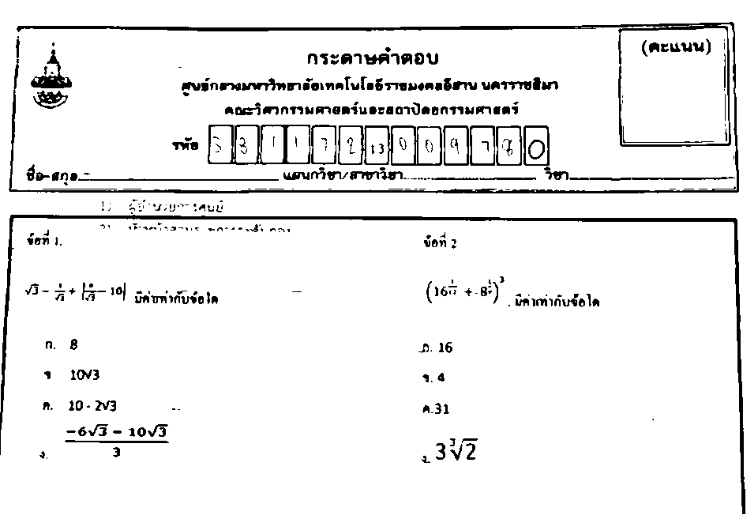
#> input picture cap5.PNG, 755 x 514 px, found by its file name
$ python drawContour.py
#> lines starting #> are read from the running program, lines starting #| are printed output that depends on the picture; after the words box and inside, x2 and y2 are one past the last pixel; in counts of white or black regions, pixels touching at a corner belong together
import cv2
#reading the image
image = cv2.imread("cap5.png")
#> image is the input picture: shape (514, 755, 3); min 0, max 255, mean 238.1
edged = cv2.Canny(image, 10, 250)
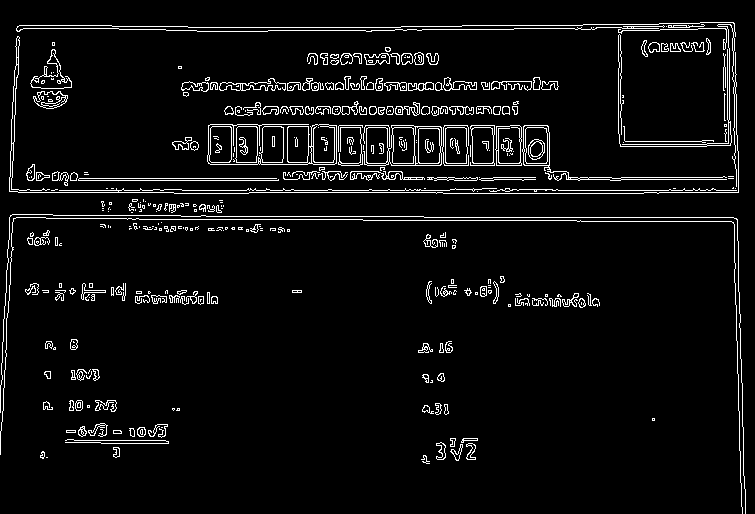
#> edged: shape (514, 755); 5.2% white in thin lines or dots
# cv2.imshow("Edges", edged)
# cv2.waitKey(0)

#applying closing function
kernel = cv2.getStructuringElement(cv2.MORPH_RECT, (7, 7))
closed = cv2.morphologyEx(edged, cv2.MORPH_CLOSE, kernel)
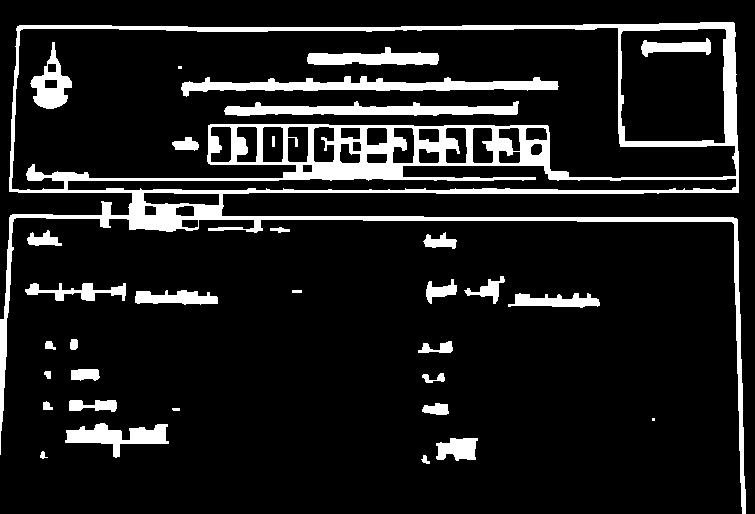
#> closed: shape (514, 755); 11.7% white; 33 white regions (2 under 20 px)
# cv2.imshow("Closed", closed)
# cv2.waitKey(0)

#finding_contours
(cnts, _) = cv2.findContours(closed.copy(), cv2.RETR_EXTERNAL, cv2.CHAIN_APPROX_SIMPLE)
#> cnts = 25 contours, 3 with area under 20; largest, box (x1, y1, x2, y2) and area: (0, 22, 746, 514) 128283, (65, 423, 169, 458) 1445, (135, 290, 218, 305) 754, (508, 293, 600, 308) 740, (436, 438, 478, 461) 658
idx = 0
for c in cnts:
    idx+=1
    peri = cv2.arcLength(c, True)
    approx = cv2.approxPolyDP(c, 0.02 * peri, True)
    cv2.drawContours(image, [approx], -1, (0, 255, 0), 4)
#> this loop made 25 passes
#> peri on passes 1, 2, 3, 4, 6, 7, 8, 9, 10, 11, 12, 13: 28.49, 24.49, 138.3, 310.4, 17.41, 70.14, 31.66, 127.2, 67.8, 24.24, 75.56, 97.8
#> (peri, approx) on passes 5, 17: (8, [[652, 418], [652, 420], [654, 420], [654, 418]]), (22, [[292, 290], [292, 292], [301, 292], [301, 290]])
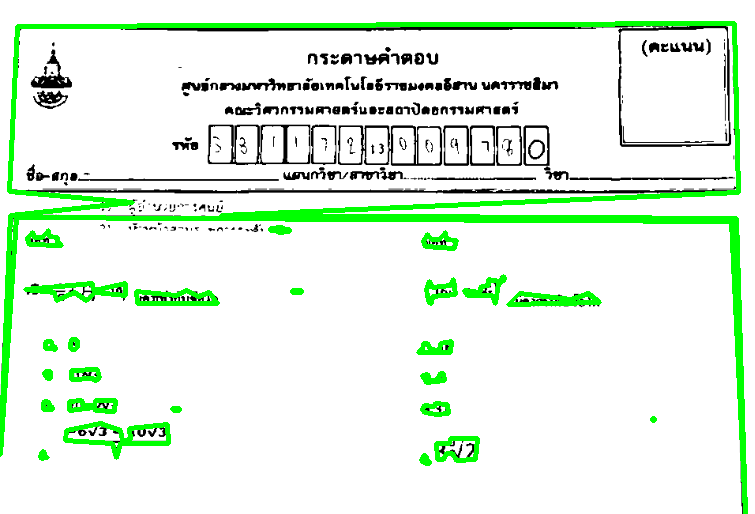
#> image: shape (514, 755, 3); 7.09% of pixels changed, all inside (x1, y1, x2, y2) = (0, 21, 748, 514)
#> after the loop, idx = 25
cv2.imshow("code"+str(idx), image)
cv2.waitKey(0)

$ run again, with cap3.png copied over cap5.PNG
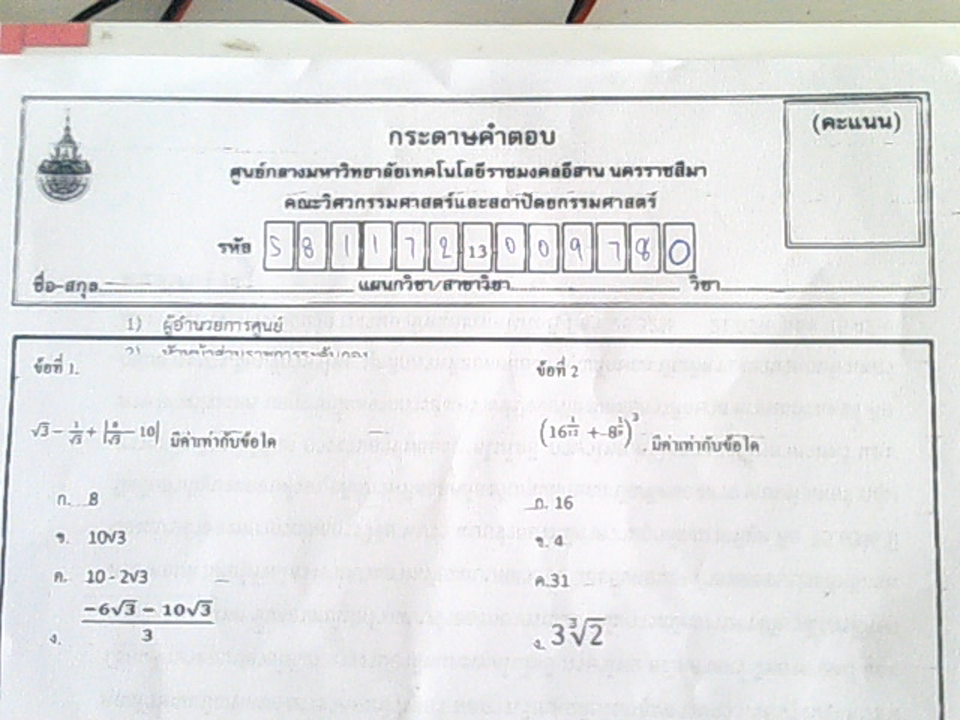
#> input picture cap3.png, 960 x 720 px, found by its file name
#> image is the input picture: shape (720, 960, 3); mean B, G, R 227.8, 227.4, 226.6
#> `edged = cv2.Canny(image, 10, 250)`:
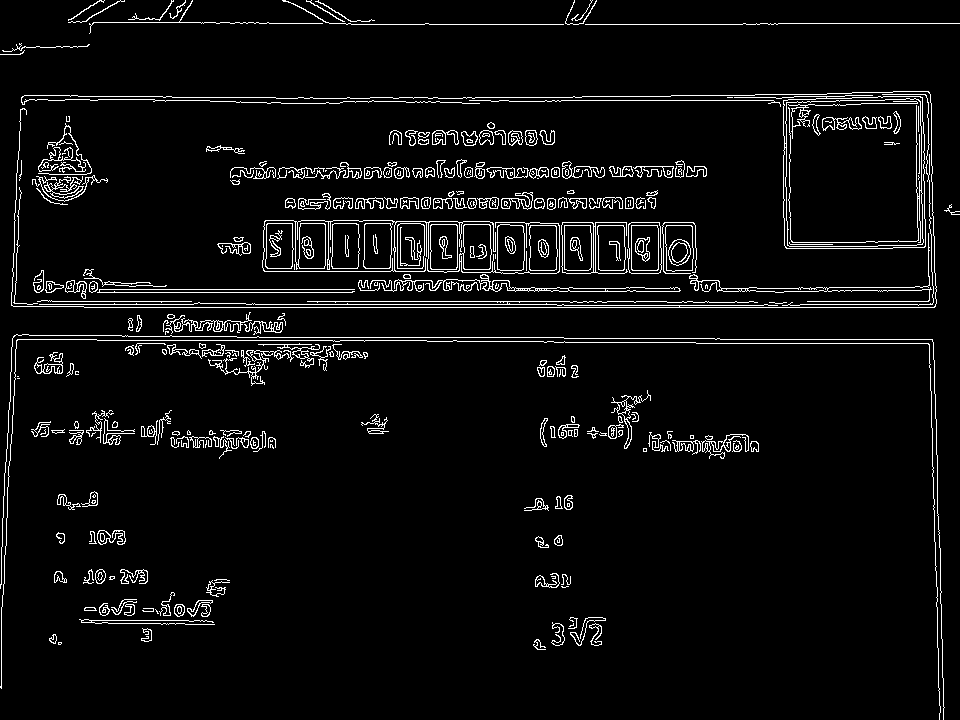
#> edged: shape (720, 960); 4.9% white in thin lines or dots
#> closed: shape (720, 960); 12.2% white; 35 white regions
#> cnts = 24 contours; largest, box (x1, y1, x2, y2) and area: (0, 91, 945, 720) 208185, (79, 579, 230, 642) 2410, (68, 0, 960, 34) 2084, (31, 410, 172, 445) 1618, (643, 431, 759, 459) 1541
#> the loop `for c in cnts:` made 24 passes
#> peri on passes 1 to 8: 38.14, 38.14, 222, 571.3, 93.8, 43.31, 171, 85.46
#> after the loop `for c in cnts:`:
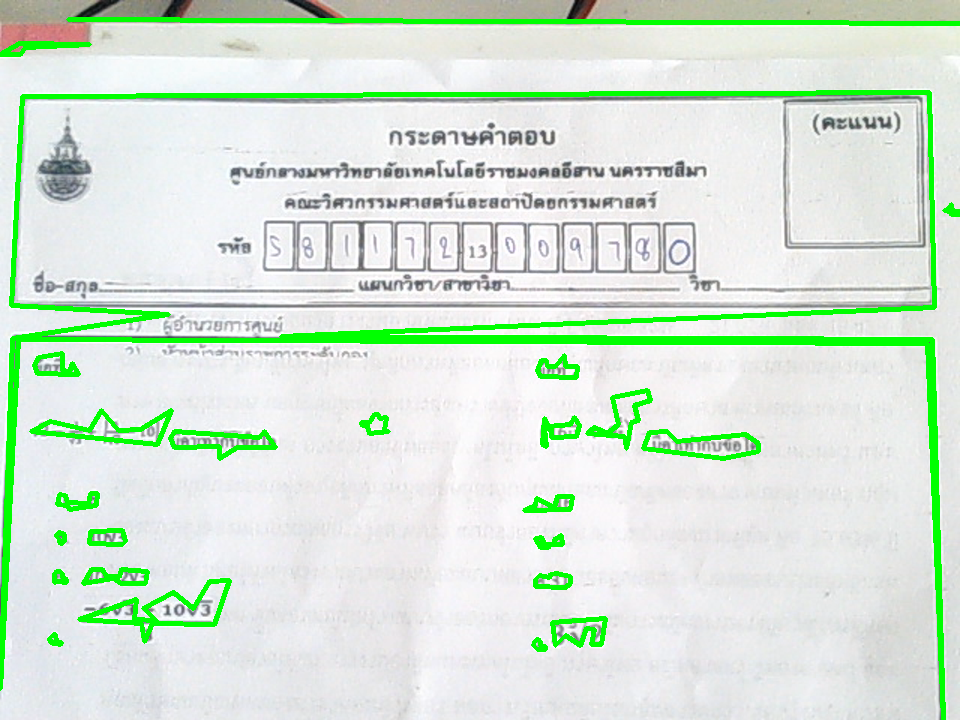
#> image: shape (720, 960, 3); 6.24% of pixels changed, all inside (x1, y1, x2, y2) = (0, 17, 960, 720)
#> after the loop `for c in cnts:`: idx = 24

$ run again, with cap4.png copied over cap5.PNG
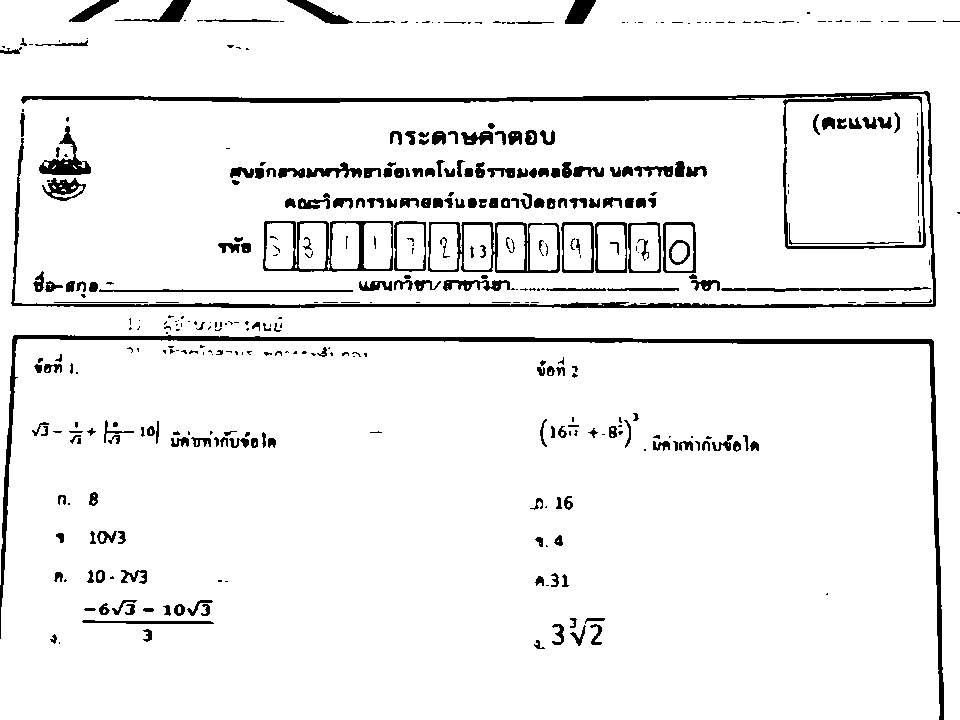
#> input picture cap4.png, 960 x 720 px, found by its file name
#> image is the input picture: shape (720, 960, 3); 93.6% white; 418 black regions (189 under 20 px), largest, box (x1, y1, x2, y2) and area: (11, 91, 936, 308) 9507, (0, 335, 944, 720) 6846, (428, 222, 560, 273) 1480
#> edged: shape (720, 960); 3.6% white in thin lines or dots
#> `closed = cv2.morphologyEx(edged, cv2.MORPH_CLOSE, kernel)`:
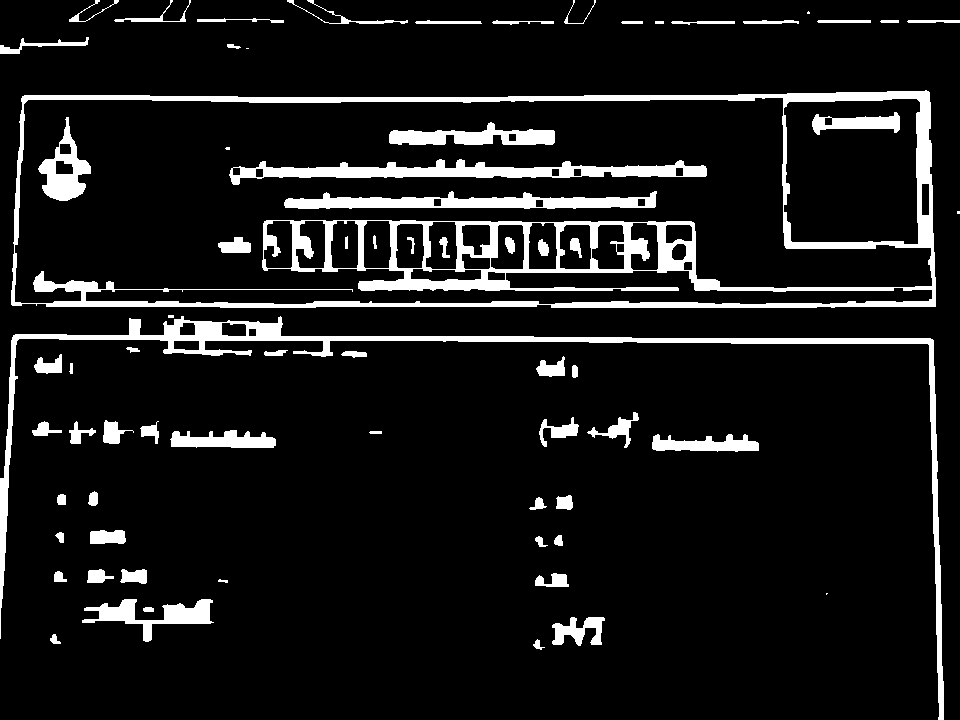
#> closed: shape (720, 960); 9.5% white; 71 white regions (6 under 20 px)
#> cnts = 57 contours, 7 with area under 20; largest, box (x1, y1, x2, y2) and area: (11, 90, 936, 308) 193302, (0, 316, 944, 720) 9615, (82, 599, 214, 642) 1808, (170, 430, 276, 448) 1178, (652, 434, 759, 452) 1094
#> the loop `for c in cnts:` made 57 passes
#> peri on passes 1, 2, 3, 4, 5, 7, 8, 9: 36.14, 33.31, 236.5, 26.24, 428.5, 22.24, 103.2, 41.07
#> after the loop `for c in cnts:`:
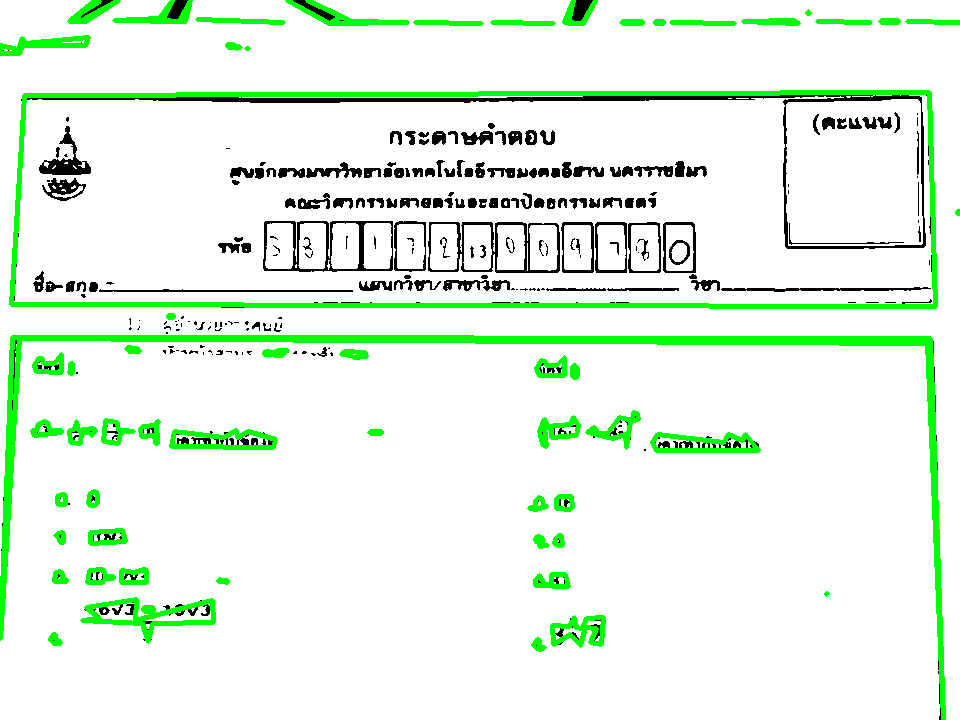
#> image: shape (720, 960, 3); 6.21% of pixels changed, all inside (x1, y1, x2, y2) = (0, 0, 960, 720)
#> after the loop `for c in cnts:`: idx = 57
